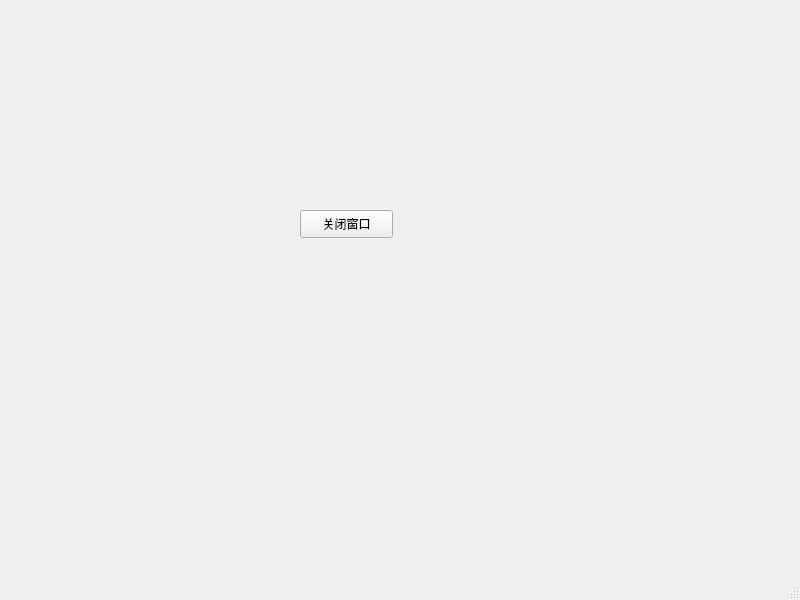
<?xml version="1.0" encoding="UTF-8"?>
<ui version="4.0">
 <class>MainWindow</class>
 <widget class="QMainWindow" name="MainWindow">
  <property name="geometry">
   <rect>
    <x>0</x>
    <y>0</y>
    <width>800</width>
    <height>600</height>
   </rect>
  </property>
  <property name="windowTitle">
   <string>MainWindow</string>
  </property>
  <widget class="QWidget" name="centralwidget">
   <widget class="QPushButton" name="closeBtn">
    <property name="geometry">
     <rect>
      <x>300</x>
      <y>210</y>
      <width>93</width>
      <height>28</height>
     </rect>
    </property>
    <property name="text">
     <string>关闭窗口</string>
    </property>
   </widget>
  </widget>
  <widget class="QMenuBar" name="menubar">
   <property name="geometry">
    <rect>
     <x>0</x>
     <y>0</y>
     <width>800</width>
     <height>26</height>
    </rect>
   </property>
  </widget>
  <widget class="QStatusBar" name="statusbar"/>
 </widget>
 <resources/>
 <connections/>
</ui>
